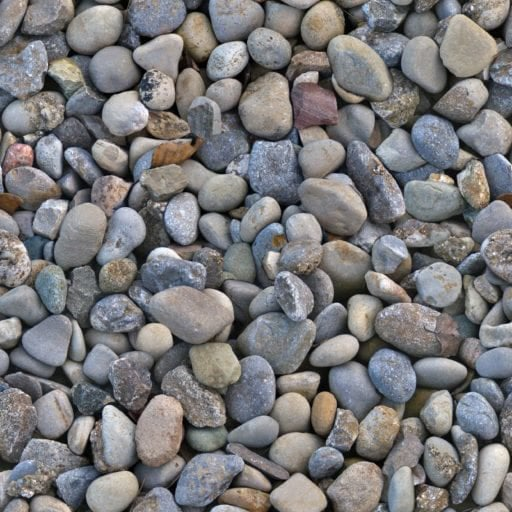
#> input picture stone.jpg, 512 x 512 px, found by its file name
$ python 1b.py
#> lines starting #> are read from the running program, lines starting #| are printed output that depends on the picture; after the words box and inside, x2 and y2 are one past the last pixel; in counts of white or black regions, pixels touching at a corner belong together
import cv2
import matplotlib.pyplot as plt
import numpy as np


image = cv2.imread("stone.jpg", cv2.IMREAD_GRAYSCALE)
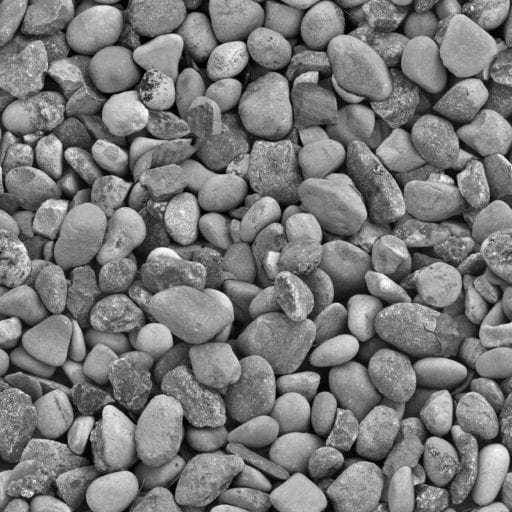
#> image: shape (512, 512); min 0, max 255, mean 120.7

sampled_image = []
sampled_image.append(image.copy())
rows, cols = image.shape
#> rows = 512; cols = 512

for k in range(7):
    for i in range(rows):
        for j in range(cols):
            image[i][j] = image[i][j] >> 1
    sampled_image.append(image.copy())
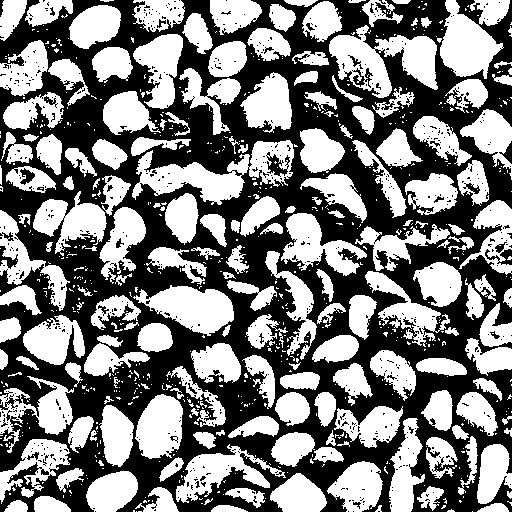
#> image: shape (512, 512); values 0 (black) and 1 (white), 49.1% white; 751 white regions (570 under 20 px), largest, box (x1, y1, x2, y2) and area: (132, 140, 294, 205) 4234, (329, 25, 438, 98) 3995, (133, 285, 234, 336) 2916
#> after the loop, sampled_image = 8 items

row, col = 2, 4
plt.figure(figsize=(12,7))
idx = 0
for i in range(row):
    for i in range(col):
        plt.subplot(row, col, idx+1)
        plt.imshow(sampled_image[idx], cmap='gray')
        plt.title(f'{8-idx}bits')
        idx += 1
#> after the loop, idx = 8
plt.show()
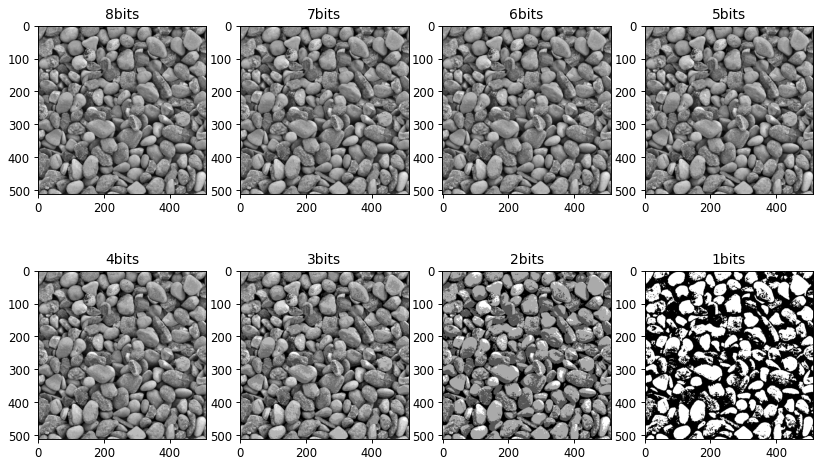
#> figure drawn by matplotlib, 8 panels

$ run again, with image2.jpg copied over stone.jpg
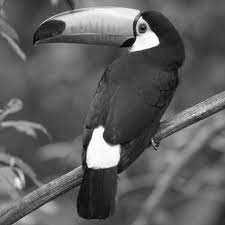
#> input picture image2.jpg, 225 x 225 px, found by its file name
#> image is the input picture: shape (225, 225); min 0, max 255, mean 95.6
#> after the loop `for k in range(7):`:
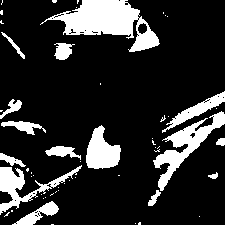
#> image: shape (225, 225); values 0 (black) and 1 (white), 17.6% white; 56 white regions (41 under 20 px), largest, box (x1, y1, x2, y2) and area: (40, 0, 160, 52) 2784, (153, 111, 225, 191) 1535, (0, 165, 82, 215) 1071
#> after the loop `for k in range(7):`: sampled_image = 8 items
#> after the loop `for i in range(row):`: idx = 8
